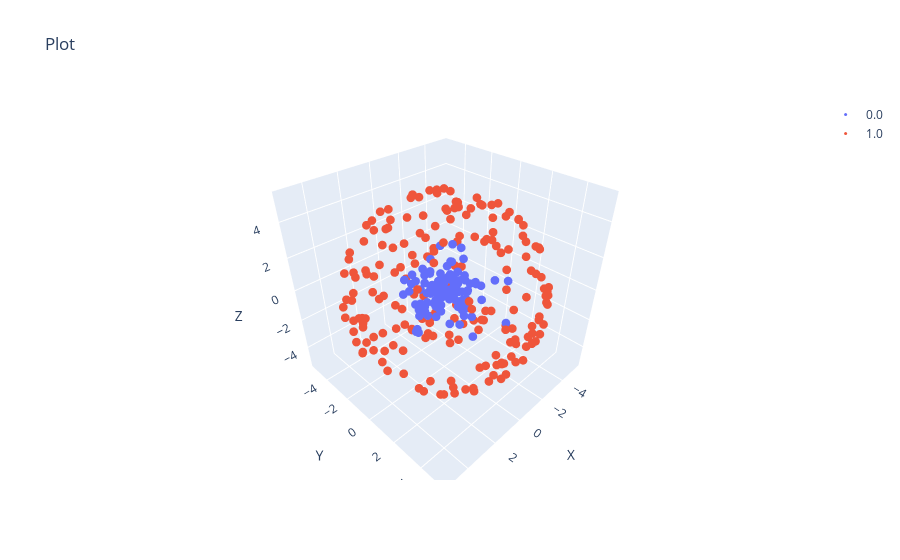

Here is the notebook cell this chart was saved with:
### Code cell
xconc = torch.concat([X, distant_points])
labels = torch.concat([torch.zeros(X.shape[0]), torch.ones(distant_points.shape[0])])
scatter(xconc, labels, s=3)
